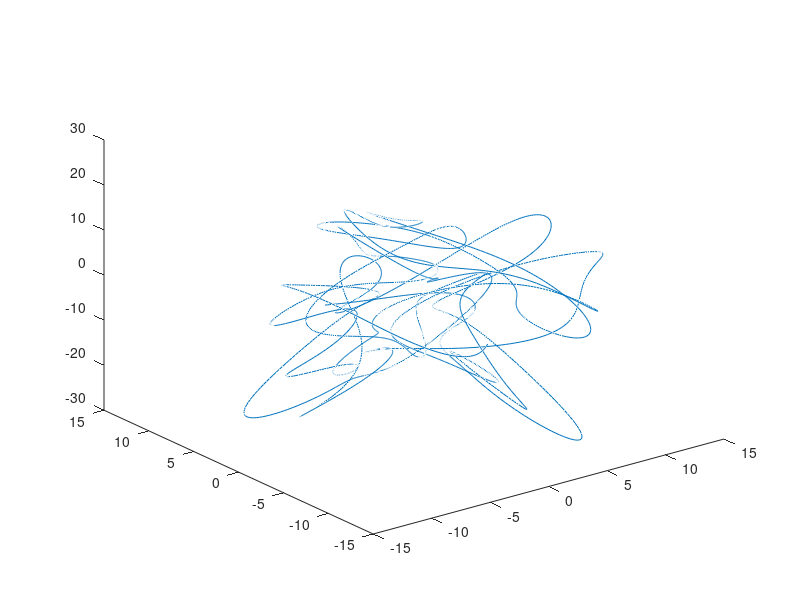

The MATLAB script that drew this image:
%Adaptation of kursiv.m from Kassam ^ Trefethen (2005)

%Spatial grid:
d = 22
N = 32;
x = d*(1:N)'/N;
%Initial condition:
%u = cos(4*pi*x/d).*(1+sin(4*pi*x/d));
u = randn(32,1);
v = fft(u);

%ETDRK4 scalars:
h = 0.1;                        % time step
k = (2*pi./d)*[0:N/2-1 0 -N/2+1:-1]';  % wave numbers
%Linear term:
L = k.^2 - k.^4;                % Fourier multipliers

E = exp(h*L); E2 = exp(h*L/2);
M = 16;                         % no. of points for complex means
r = exp(1i*pi*((1:M)-.5)/M);    % roots of unity
LR = h*L(:,ones(M,1)) + r(ones(N,1), :);
Q  = h*real(mean(           (exp(LR/2) - 1)./LR              ,2));
f1 = h*real(mean(   (-4-LR+exp(LR).*(4-3*LR+LR.^2))./LR.^3   ,2));
f2 = h*real(mean(       (2+LR+exp(LR).*(-2+LR))./LR.^3       ,2));
f3 = h*real(mean(   (-4-3*LR-LR.^2+exp(LR).*(4-LR))./LR.^3   ,2));

%Time-stepping loop:
uu = u; tt = 0; vv = v;
tmax = 400; nmax = round(tmax/h); nplt = floor((tmax/1)/h);

%Nonlinear term:
g = -0.5i*k;
N = @(x) g.*fft(real(ifft(x)).^2);

for n = 1:nmax
    t = n*h;
    Nv = N(v);
    a = E2.*v + Q.*Nv;
    Na = N(a);
    b = E2.*v + Q.*Na;
    Nb = N(b);
    c = E2.*a + Q.*(2*Nb-Nv);
    Nc = N(c);
    v = E.*v + Nv.*f1 + 2*(Na+Nb).*f2 + Nc.*f3;
    %if mod(n,nplt)==0
        u=real(ifft(v));
        uu = [uu, u]; tt = [tt, t]; vv = [vv, v];
    %end
end

figure(1)
plot3(real(vv(2,:)), imag(vv(2,:)), real(vv(3,:)))

#figure(2)
#surf(tt,x,uu)
#view([-90,90])
#shading('interp')
